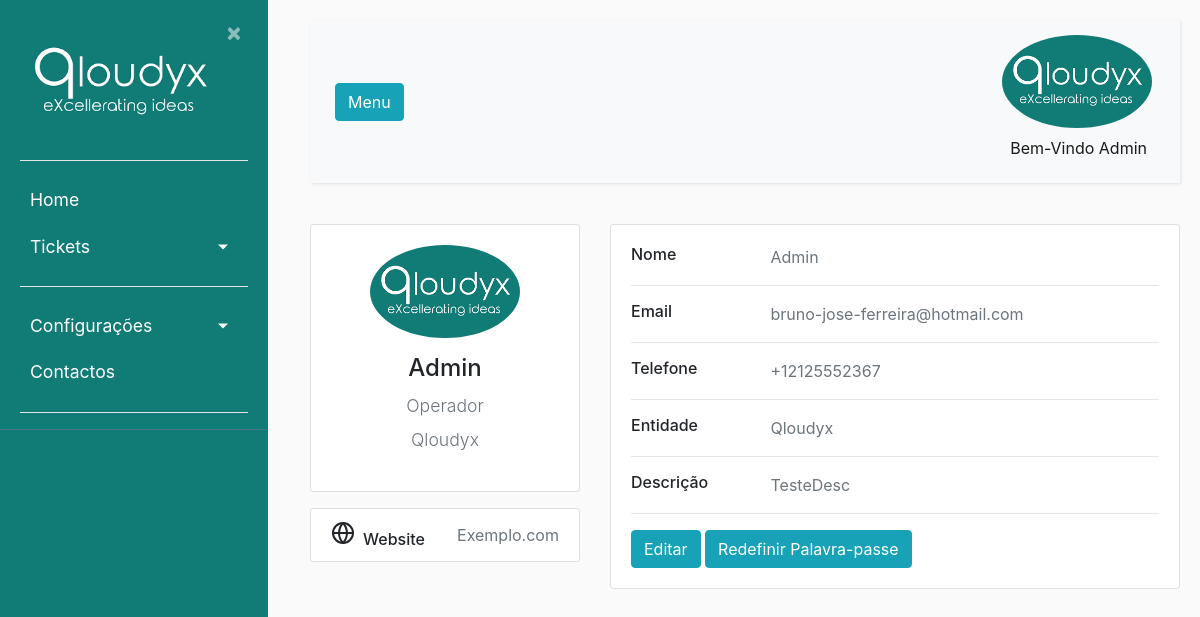
Page /profile/ (signed in) on the earlier database version.
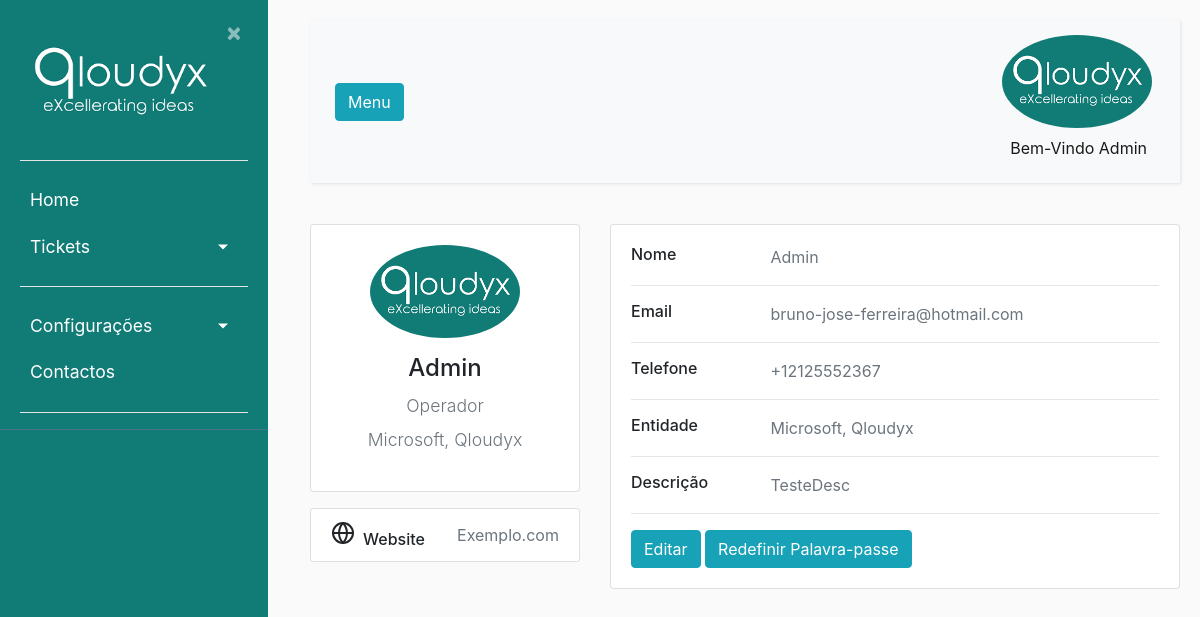
Same page on the later database version.
### ticket/models.py (models this page shows, shortened)
class Usuarios(AbstractBaseUser):
    uuid = models.UUIDField(default = uuid.uuid4)
    nome = models.CharField(max_length=100, unique=True,verbose_name='Utilizador')
    email = models.EmailField(verbose_name='E-mail')
    foto = models.ImageField(null=True, blank=True, upload_to='users/uploads/fotos',verbose_name='Foto')
    descricao = models.CharField(max_length=250, null=True)
    EscolhasRole = {
    ("Interno", "Interno"),
    ("Operador", "Operador"),
    ("Cliente", "Cliente"),
    }
    role = models.CharField(max_length=50,choices= EscolhasRole ,verbose_name='Cargo')
    entidade = models.ManyToManyField(Entidades, verbose_name='Entidades')
    telefone = PhoneNumberField(null=True, blank=False, unique=True, verbose_name='Telefone')
    date_of_birth = models.DateField(verbose_name='Data de Nascimento')
    is_active = models.BooleanField(default=True, verbose_name='Ativo?')
    is_admin = models.BooleanField(default=False, verbose_name='Admin?')
    objects = MyUserManager()
    USERNAME_FIELD = 'nome'
    REQUIRED_FIELDS = ['date_of_birth','email']
    def nomes_entidade(self):
            return ', '.join([a.nome for a in self.entidade.all()])
    nomes_entidade.short_description = "Entidades"

class Entidades(models.Model):
    nome = models.CharField(max_length=100)
    externo = models.BooleanField(default=False)

### users/views.py (the view)
# urls.py: path('profile/', users_views.profile, name='profile'), #URL para os perfís
@login_required
def profile(request):
    total = Ticket.objects.count()
    filtroresolvido = Ticket.objects.filter(estado="3")
    resolvido = filtroresolvido.count()
    percentresolvido = int(resolvido / total * 100)
    filtrocritico = Ticket.objects.filter(prioridade="4")
    critico = filtrocritico.count()
    percentcritico = int(critico / total * 100)
    filtroalto = Ticket.objects.filter(prioridade="3")
    alto = filtroalto.count()
    percentalto = int(alto / total * 100)
    filtromedio = Ticket.objects.filter(prioridade="2")
    medio = filtromedio.count()
    percentmedio = int(medio / total * 100)
    filtrobaixo = Ticket.objects.filter(prioridade="1")
    baixo = filtrobaixo.count()
    percentbaixo = int(baixo / total * 100)
    return render (request, 'users/profile.html',context =
                   {
                    'resolvido':percentresolvido,
                    'critico':percentcritico,
                    'alto':percentalto,
                    'medio':percentmedio,
                    'baixo':percentbaixo,
                   }
                   )

### users/templates/users/profile.html (shortened to what this page needs)
{% extends "ticket/base.html" %}
{% block content %}
    <div class="row gutters-sm">
        <div class="col-md-4 mb-3">
            <div class="card">
                <div class="card-body">
                    <div class="d-flex flex-column align-items-center text-center">
                        <img src= "{{ user.foto.url }} " alt="Admin" class="rounded-circle" width="150" />
                        <div class="mt-3">
                        <h4 class="account-Heading">{{ user.nome }}</h4>
                        <p style="text-align: center" class="text-secondary mb-1">{{user.role}}</p>
                        <p style="text-align: center" class="text-muted font-size-sm">{{user.nomes_entidade}}</p>
                    </div>
                </div>
            </div>
        </div>
        <div class="card mt-3">
            <ul class="list-group list-group-flush">
                <li class="list-group-item d-flex justify-content-between align-items-center flex-wrap">
                    <h6 class="mb-0">Website</h6>
                    <span class="text-secondary">Exemplo.com</span>
                </li>
            </ul>
        </div>
    </div>
    <div class="col-md-8">
        <div class="card mb-3">
            <div class="card-body">
                <div class="row">
                    <div class="col-sm-3">
                            <h6 class="mb-0">Nome</h6>
                        </div>
                        <div class="col-sm-9 text-secondary">
                            {{ user.nome }}
                        </div>
                    </div>
                    <hr>
                    <div class="row">
                        <div class="col-sm-3">
                            <h6 class="mb-0">Email</h6>
                        </div>
                        <div class="col-sm-9 text-secondary">
                            {{ user.email }}
                        </div>
                    </div>
                    <hr>
                    <div class="row">
                        <div class="col-sm-3">
                            <h6 class="mb-0">Telefone</h6>
                        </div>
                        <div class="col-sm-9 text-secondary">
                            {{ user.telefone }}
                        </div>
                    </div>
                    <hr>
                    <div class="row">
                        <div class="col-sm-3">
                            <h6 class="mb-0">Entidade</h6>
                        </div>
                        <div class="col-sm-9 text-secondary">
                            {{ user.nomes_entidade }}
                        </div>
                    </div>
                    <hr>
                    <div class="row">
                        <div class="col-sm-3">
                            <h6 class="mb-0">Descrição</h6>
                        </div>
                        <div class="col-sm-9 text-secondary">
                            {{ user.descricao }}
                        </div>
                    </div>
                    <hr>
                    <div class="row">
                        <div class="col-sm-12">
                            <a class="btn btn-info " target="" href="{% url 'editar_perfil' user.uuid %}">Editar</a>
                            <a class="btn btn-info " target="" href="{% url 'email' %}">Redefinir Palavra-passe</a>
                        </div>
                    </div>
                </div>
            </div>
        </div>
    </div>
{% endblock content %}

### ticket/templates/ticket/base.html (shortened to what the changed rows need)
{% load static %}
<!DOCTYPE html>
<html lang="en">
<head>
    <link rel="stylesheet" href="https://cdn.jsdelivr.net/npm/bootstrap@4.0.0/dist/css/bootstrap.min.css">
    <link rel="stylesheet" type="text/css" href="{% static 'ticket/main.css' %}">
</head>
<body>
    {% if user.nome == "Registo" %}
    <div class="wrapper">
        <nav id="sidebar">
            <div class="sidebar-header">
                <a href = "{% url 'ticket-home' %}"> <img src="{% static 'ticket/Qloudyx.png' %}" style="width:200px;height:100%;"></a>
                <a class="close" onclick="CloseMenu()">&nbsp×&nbsp</a>
                <hr>
                <form method="post" action="{% url 'logout' %}">
                    {% csrf_token %}
                    <a><button style="color:white; text-align:center" class="astext" type="submit">Logout</button></a>
                </form>
                <hr>
            </div>
            </ul>
        </nav>
            <main role="main" class="container">
                <div class="row">
                    <div class="col-md-8">
                        {% if messages %}
                            {% for message in messages %}
                                <div class="alert alert-{{ message.tags }} ">
                                    {{ message }}
                                </div>
                            {% endfor %}
                        {% endif %}
                    </div>
                </div>
            </main>
            <div class="collapse navbar-collapse" id="navbarSupportedContent">
                <ul class="nav navbar-nav ml-auto">
                    <li class="nav-item active">
                        <div class="dropdown">
                            {% if user.is_authenticated %}
                            <img src= "{{ user.foto.url }} " alt="Menu" class="rounded-circle" width="150" />
                            <center>
                            </center>
                        </div>
                        {% endif %}
                    </li>
                </ul>
                </div>
        </div>
        {% block restricted %}{% endblock %}
    {% else %}
        <div id="content">
            <nav class="navbar navbar-expand-lg navbar-light bg-light">
                <div class="container-fluid">
                    {% if user.is_authenticated %}
                    <div class="collapse navbar-collapse" id="navbarSupportedContent">
                        <ul class="nav navbar-nav ml-auto">
                            <li class="nav-item active">
                                <div class="dropdown">
                                    {% if user.is_authenticated %}
                                    <img src= "{{ user.foto.url }} " alt="Menu" class="rounded-circle" width="150" />
                                </div>
                                <a class="nav-link" href="#">Bem-Vindo {{user.nome}}</a>
                                {% endif %}
                            </li>
                        </ul>
                    </div>
                    {% endif %}
                </div>
            </nav>
            {% block content %}{% endblock %}
            {% endif %}
</body>
</html>

Differences in the rows shown:
changed Usuarios "Admin": nomes_entidade "Qloudyx" → "Microsoft, Qloudyx"
